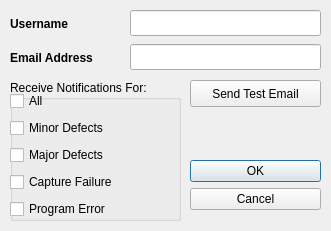
<?xml version="1.0" encoding="UTF-8"?>
<ui version="4.0">
 <class>dialogNotificationSettings</class>
 <widget class="QDialog" name="dialogNotificationSettings">
  <property name="windowModality">
   <enum>Qt::NonModal</enum>
  </property>
  <property name="geometry">
   <rect>
    <x>0</x>
    <y>0</y>
    <width>331</width>
    <height>231</height>
   </rect>
  </property>
  <property name="minimumSize">
   <size>
    <width>331</width>
    <height>231</height>
   </size>
  </property>
  <property name="maximumSize">
   <size>
    <width>331</width>
    <height>231</height>
   </size>
  </property>
  <property name="windowTitle">
   <string>Notification Settings</string>
  </property>
  <property name="windowIcon">
   <iconset resource="icons.qrc">
    <normaloff>:/resources/logo.ico</normaloff>:/resources/logo.ico</iconset>
  </property>
  <property name="modal">
   <bool>true</bool>
  </property>
  <widget class="QLineEdit" name="lineUsername">
   <property name="geometry">
    <rect>
     <x>130</x>
     <y>10</y>
     <width>191</width>
     <height>26</height>
    </rect>
   </property>
   <property name="text">
    <string/>
   </property>
   <property name="maxLength">
    <number>52</number>
   </property>
  </widget>
  <widget class="QLabel" name="labelEmailAddress">
   <property name="geometry">
    <rect>
     <x>10</x>
     <y>44</y>
     <width>111</width>
     <height>28</height>
    </rect>
   </property>
   <property name="font">
    <font>
     <pointsize>9</pointsize>
     <weight>75</weight>
     <bold>true</bold>
    </font>
   </property>
   <property name="text">
    <string>Email Address</string>
   </property>
  </widget>
  <widget class="QLabel" name="labelUsername">
   <property name="geometry">
    <rect>
     <x>10</x>
     <y>10</y>
     <width>101</width>
     <height>28</height>
    </rect>
   </property>
   <property name="font">
    <font>
     <pointsize>9</pointsize>
     <weight>75</weight>
     <bold>true</bold>
    </font>
   </property>
   <property name="text">
    <string>Username</string>
   </property>
  </widget>
  <widget class="QDialogButtonBox" name="buttonBox">
   <property name="enabled">
    <bool>true</bool>
   </property>
   <property name="geometry">
    <rect>
     <x>190</x>
     <y>160</y>
     <width>131</width>
     <height>61</height>
    </rect>
   </property>
   <property name="orientation">
    <enum>Qt::Vertical</enum>
   </property>
   <property name="standardButtons">
    <set>QDialogButtonBox::Cancel|QDialogButtonBox::Ok</set>
   </property>
  </widget>
  <widget class="QLineEdit" name="lineEmailAddress">
   <property name="geometry">
    <rect>
     <x>130</x>
     <y>44</y>
     <width>191</width>
     <height>26</height>
    </rect>
   </property>
   <property name="text">
    <string/>
   </property>
   <property name="maxLength">
    <number>52</number>
   </property>
  </widget>
  <widget class="QGroupBox" name="groupNotifications">
   <property name="geometry">
    <rect>
     <x>10</x>
     <y>80</y>
     <width>171</width>
     <height>141</height>
    </rect>
   </property>
   <property name="title">
    <string>Receive Notifications For:</string>
   </property>
   <widget class="QWidget" name="layoutWidget">
    <property name="geometry">
     <rect>
      <x>0</x>
      <y>10</y>
      <width>151</width>
      <height>130</height>
     </rect>
    </property>
    <layout class="QVBoxLayout" name="verticalLayout">
     <item>
      <widget class="QCheckBox" name="checkAll">
       <property name="text">
        <string>All</string>
       </property>
      </widget>
     </item>
     <item>
      <widget class="QCheckBox" name="checkMinor">
       <property name="text">
        <string>Minor Defects</string>
       </property>
      </widget>
     </item>
     <item>
      <widget class="QCheckBox" name="checkMajor">
       <property name="text">
        <string>Major Defects</string>
       </property>
      </widget>
     </item>
     <item>
      <widget class="QCheckBox" name="checkFailure">
       <property name="text">
        <string>Capture Failure</string>
       </property>
      </widget>
     </item>
     <item>
      <widget class="QCheckBox" name="checkError">
       <property name="text">
        <string>Program Error</string>
       </property>
      </widget>
     </item>
    </layout>
   </widget>
  </widget>
  <widget class="QPushButton" name="buttonSendTestEmail">
   <property name="geometry">
    <rect>
     <x>190</x>
     <y>80</y>
     <width>131</width>
     <height>27</height>
    </rect>
   </property>
   <property name="text">
    <string>Send Test Email</string>
   </property>
  </widget>
 </widget>
 <resources>
  <include location="icons.qrc"/>
 </resources>
 <connections>
  <connection>
   <sender>buttonBox</sender>
   <signal>accepted()</signal>
   <receiver>dialogNotificationSettings</receiver>
   <slot>accept()</slot>
   <hints>
    <hint type="sourcelabel">
     <x>335</x>
     <y>150</y>
    </hint>
    <hint type="destinationlabel">
     <x>195</x>
     <y>96</y>
    </hint>
   </hints>
  </connection>
  <connection>
   <sender>buttonBox</sender>
   <signal>rejected()</signal>
   <receiver>dialogNotificationSettings</receiver>
   <slot>reject()</slot>
   <hints>
    <hint type="sourcelabel">
     <x>335</x>
     <y>150</y>
    </hint>
    <hint type="destinationlabel">
     <x>195</x>
     <y>96</y>
    </hint>
   </hints>
  </connection>
 </connections>
</ui>
